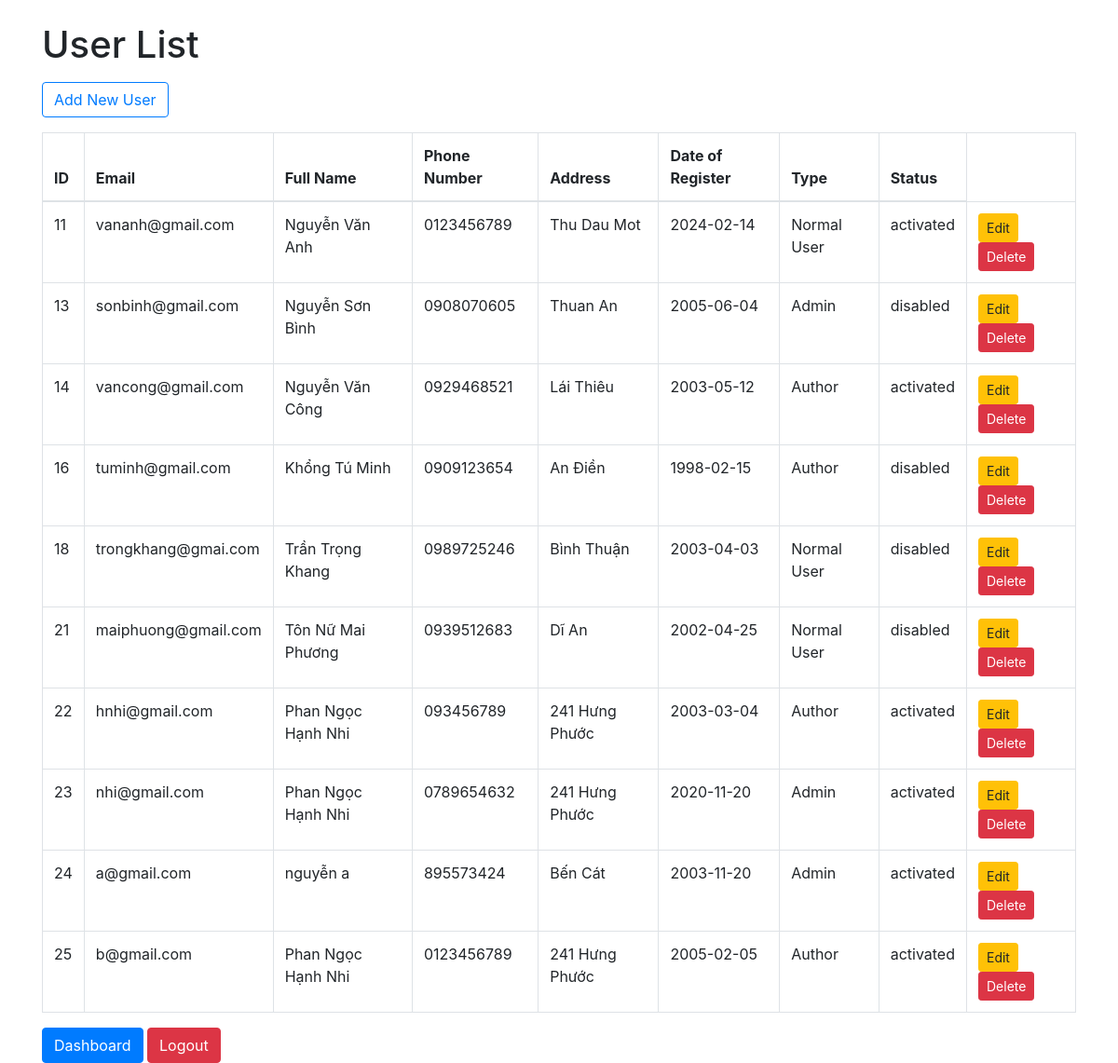
Screenshot of /user-list.php (signed in) with the database file from the repository.
### tables this page shows
CREATE TABLE `users` (
  `Id` int(11) NOT NULL,
  `Email` varchar(50) NOT NULL,
  `Password` varchar(255) NOT NULL,
  `FullName` varchar(50) DEFAULT NULL,
  `PhoneNumber` varchar(11) DEFAULT NULL,
  `Address` varchar(50) DEFAULT NULL,
  `DateOfRegister` date DEFAULT NULL,
  `Type` enum('Admin','Author','Normal User') DEFAULT 'Normal User',
  `Status` enum('activated','disabled') DEFAULT 'activated'
);

### user-list.php (the view, shortened to what this page needs)
<?php
$serverName = "localhost";
$userName = "root";
$dbPassword = "";
$dbName = "storeUser";
$conn = mysqli_connect($serverName, $userName, $dbPassword, $dbName);
$sql = "SELECT * FROM users";
$result = mysqli_query($conn, $sql);
?>
<!doctype html>
<html lang="en">
<head>
    <link rel="stylesheet" href="https://cdn.jsdelivr.net/npm/bootstrap@4.6.2/dist/css/bootstrap.min.css">
</head>
<body>
    <div class="container">
        <h1 class="mt-4 mb-3">User List</h1>
        <a href="add-user.php" class="btn btn-outline-primary mb-3">Add New User</a>
        <table class="table table-bordered">
            <thead>
                <tr>
                    <th scope="col">ID</th>
                    <th scope="col">Email</th>
                    <th scope="col">Full Name</th>
                    <th scope="col">Phone Number</th>
                    <th scope="col">Address</th>
                    <th scope="col">Date of Register</th>
                    <th scope="col">Type</th>
                    <th scope="col">Status</th>
                </tr>
            </thead>
            <tbody>
                <?php while ($row = mysqli_fetch_assoc($result)) { ?>
                    <tr>
                        <td><?php echo $row['Id']; ?></td>
                        <td><?php echo $row['Email']; ?></td>
                        <td><?php echo $row['FullName']; ?></td>
                        <td><?php echo $row['PhoneNumber']; ?></td>
                        <td><?php echo $row['Address']; ?></td>
                        <td><?php echo $row['DateOfRegister']; ?></td>
                        <td><?php echo $row['Type']; ?></td>
                        <td><?php echo $row['Status']; ?></td>
                        <td>
                            <a href="edit-user.php?id=<?php echo $row['Id']; ?>" class="btn btn-sm btn-warning">Edit</a>
                            <a href="delete-user.php?id=<?php echo $row['Id']; ?>&type=delete"
                                class="btn btn-sm btn-danger"
                                onclick="return confirm('Are you sure you want to delete this user?');">
                                Delete
                            </a>
                        </td>
                    </tr>
                <?php }
                ?>
            </tbody>
        </table>
        <a href="admin-dashboard.php" class="btn btn-primary">Dashboard</a>
        <a href="logout.php" class="btn btn-danger">Logout</a>
    </div>
</body>
</html>

### rows the page displays
users: Id "11", Email "vananh@gmail.com", FullName "Nguyễn Văn Anh", PhoneNumber "0123456789", Address "Thu Dau Mot", DateOfRegister "2024-02-14", Type "Normal User", Status "activated"
users: Id "13", Email "sonbinh@gmail.com", FullName "Nguyễn Sơn Bình", PhoneNumber "0908070605", Address "Thuan An", DateOfRegister "2005-06-04", Type "Admin", Status "disabled"
users: Id "14", Email "vancong@gmail.com", FullName "Nguyễn Văn Công", PhoneNumber "0929468521", Address "Lái Thiêu", DateOfRegister "2003-05-12", Type "Author", Status "activated"
users: Id "16", Email "tuminh@gmail.com", FullName "Khổng Tú Minh", PhoneNumber "0909123654", Address "An Điền", DateOfRegister "1998-02-15", Type "Author", Status "disabled"
users: Id "18", Email "trongkhang@gmai.com", FullName "Trần Trọng Khang", PhoneNumber "0989725246", Address "Bình Thuận", DateOfRegister "2003-04-03", Type "Normal User", Status "disabled"
users: Id "21", Email "maiphuong@gmail.com", FullName "Tôn Nữ Mai Phương", PhoneNumber "0939512683", Address "Dĩ An", DateOfRegister "2002-04-25", Type "Normal User", Status "disabled"
users: Id "22", Email "hnhi@gmail.com", FullName "Phan Ngọc Hạnh Nhi", PhoneNumber "093456789", Address "241 Hưng Phước", DateOfRegister "2003-03-04", Type "Author", Status "activated"
users: Id "23", Email "nhi@gmail.com", FullName "Phan Ngọc Hạnh Nhi", PhoneNumber "0789654632", Address "241 Hưng Phước", DateOfRegister "2020-11-20", Type "Admin", Status "activated"
users: Id "24", Email "a@gmail.com", FullName "nguyễn a", PhoneNumber "895573424", Address "Bến Cát", DateOfRegister "2003-11-20", Type "Admin", Status "activated"
users: Id "25", Email "b@gmail.com", FullName "Phan Ngọc Hạnh Nhi", PhoneNumber "0123456789", Address "241 Hưng Phước", DateOfRegister "2005-02-05", Type "Author", Status "activated"
